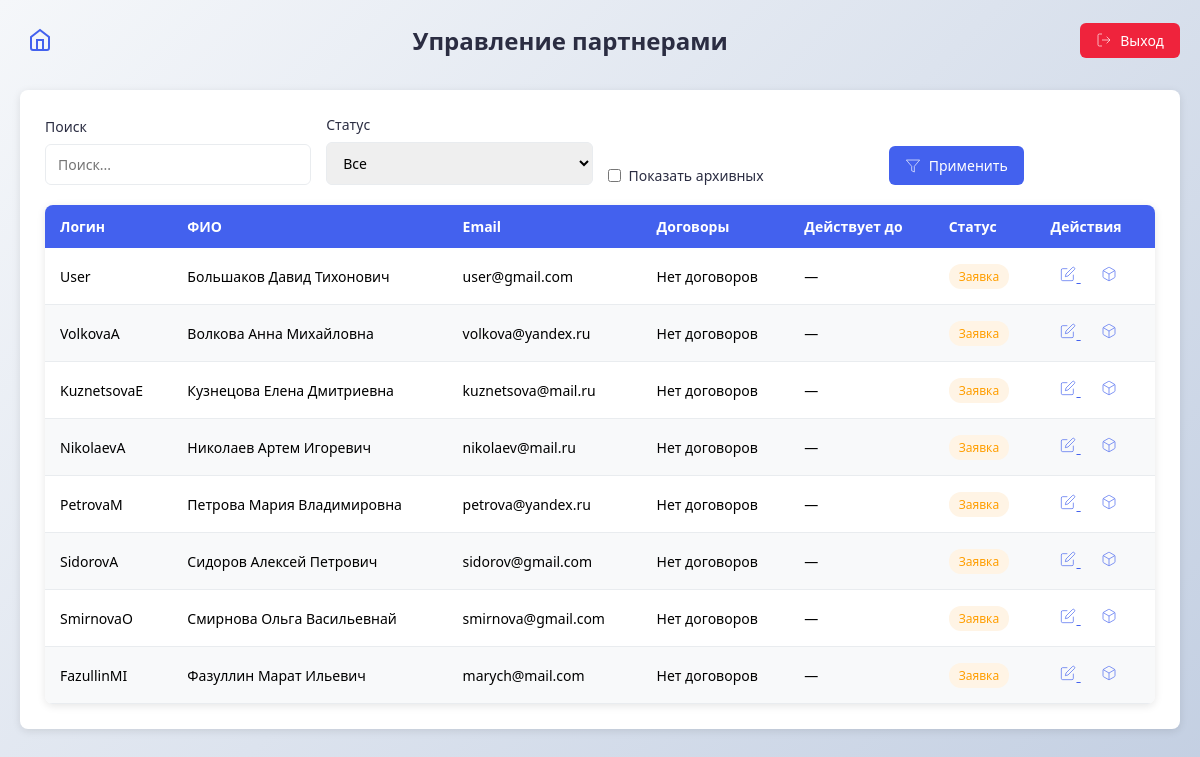
Page /admin/partners.php (signed in) on the earlier database version.
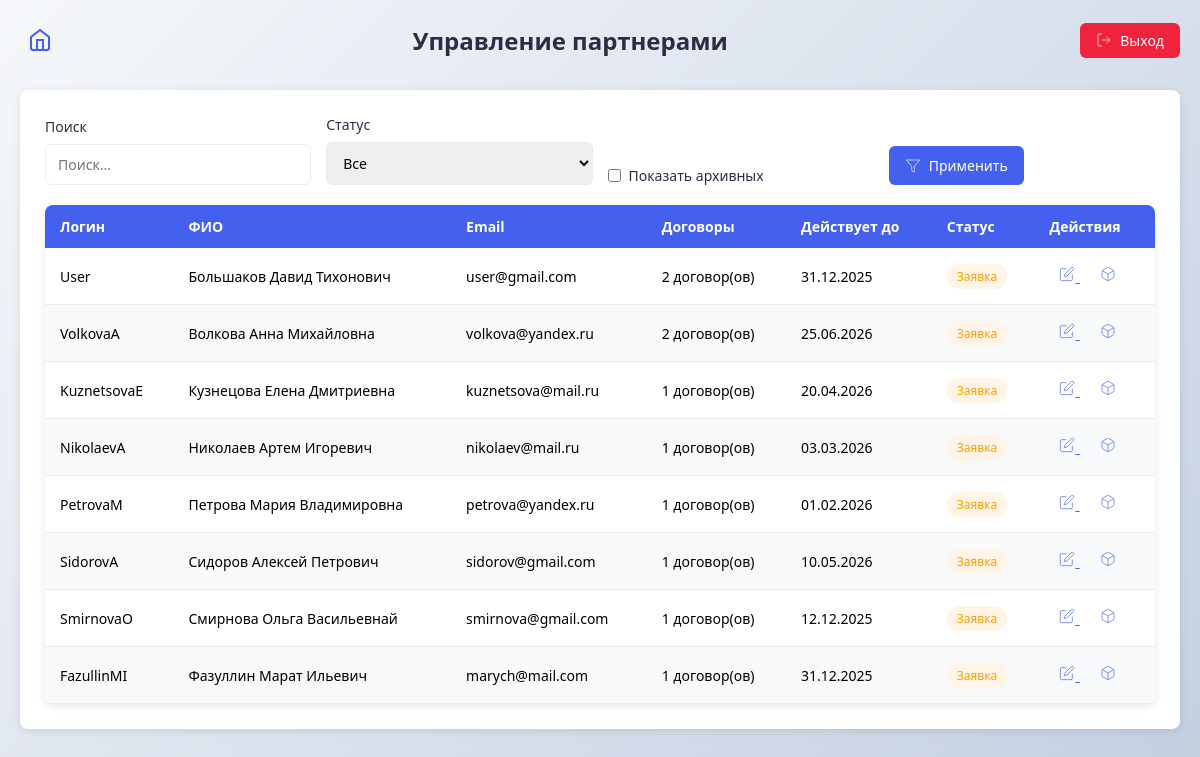
Same page on the later database version.
### tables this page shows
CREATE TABLE `users` (
  `id` bigint UNSIGNED NOT NULL,
  `is_admin` tinyint(1) NOT NULL COMMENT 'яваляется ли администратором',
  `login` varchar(50) NOT NULL,
  `email` varchar(50) NOT NULL COMMENT 'Электронная почта',
  `pass` varchar(255) NOT NULL,
  `is_hashed` tinyint(1) NOT NULL COMMENT 'Зашифрован ли пароль',
  `name` varchar(100) NOT NULL COMMENT 'ФИО пользователя',
  `inn` varchar(12) DEFAULT NULL COMMENT 'ИНН (ФЛ=12, ЮЛ=10)',
  `kpp` varchar(9) DEFAULT NULL COMMENT 'КПП организации (ЮЛ)',
  `director_name` varchar(50) NOT NULL COMMENT 'Имя директора (ЮЛ)',
  `birthday` date DEFAULT NULL COMMENT 'День рождения (ФЛ,ИП)',
  `document_details` varchar(255) NOT NULL COMMENT 'Реквизиты документа (ФЛ,ИП)',
  `ogrn` varchar(13) NOT NULL COMMENT 'ОГРН (ЮЛ)',
  `ogrnip` varchar(15) NOT NULL COMMENT 'ОГРНИП (ИП)',
  `address` varchar(255) NOT NULL COMMENT 'Адрес регистрации',
  `dog_num` varchar(20) NOT NULL COMMENT 'Номер договора',
  `dog_beg_date` date NOT NULL COMMENT 'Дата договора начало',
  `dog_end_date` date NOT NULL COMMENT 'Дата договора конец',
  `phone` varchar(20) NOT NULL COMMENT 'Телефон',
  `tax_form` varchar(50) NOT NULL COMMENT 'Форма налогообложения ',
  `bank_name` varchar(200) NOT NULL COMMENT 'Имя банка',
  `bank_inn` varchar(10) NOT NULL COMMENT 'ИНН банка',
  `bank_bik` varchar(9) NOT NULL COMMENT 'БИК',
  `bank_ks` varchar(20) NOT NULL COMMENT 'к/с',
  `bank_rs` varchar(20) NOT NULL COMMENT 'р/с',
  `bank_verified` tinyint(1) NOT NULL COMMENT 'Банк есть в списках',
  `commission_percentage` int UNSIGNED NOT NULL COMMENT 'Комиссия, %',
  `status` int NOT NULL COMMENT '0-подана заявка, 1-разрешенние админом, 2- заблокирован админом.',
  `is_archived` tinyint(1) NOT NULL COMMENT 'в архиве',
  `archived_date` date DEFAULT NULL,
  `agent_status` tinyint(1) NOT NULL DEFAULT '0' COMMENT 'Статус партнера \r\n0-не определен\r\n1-Физическое лицо\r\n2-Индивидуальный предприниматель\r\n3-Юридическое лицо',
  `privacy_consent` tinyint(1) DEFAULT '0' COMMENT 'Согласие на обработку персональных данных',
  `privacy_consent_date` datetime DEFAULT CURRENT_TIMESTAMP COMMENT 'Дата время согласие на обработку персональных данных',
  `pass_tmp` varchar(50) NOT NULL COMMENT 'Временный пароль на этапе разработки'
);

### admin/partners.php (the view, shortened to what this page needs)
<?php
require_once __DIR__ . '/../includes/db_connect.php';
$showArchived = isset($_GET['archived']) && $_GET['archived'] == '1';
$search = $_GET['search'] ?? '';
$statusFilter = $_GET['status'] ?? 'all';
$sort = $_GET['sort'] ?? 'name';
$order = $_GET['order'] ?? 'asc';
$query = "SELECT u.id, u.login, u.name, u.email, u.status, u.is_archived,
                 COUNT(uc.id) as contract_count,
                 MAX(uc.end_date) as latest_end_date
          FROM users u
          LEFT JOIN user_contracts uc ON u.id = uc.user_id
          WHERE u.is_admin = 0";
if (!$showArchived) $query .= " AND u.is_archived = 0";
$query .= " GROUP BY u.id";
$query .= " ORDER BY $sort $order";
$stmt = $pdo->prepare($query);
$params = [];
$stmt->execute($params);
$partners = $stmt->fetchAll(PDO::FETCH_ASSOC);
?>
<!DOCTYPE html>
<html lang="ru">
<head>
    <link rel="stylesheet" href="partners.css">
</head>
<body>
    <header class="header">
        <div class="header-left">
            <a href="admin-form.html" class="details-icon" title="На главную">
                <svg width="24" height="24" viewBox="0 0 24 24" fill="none" stroke="currentColor">
                    <path d="M3 9l9-7 9 7v11a2 2 0 0 1-2 2H5a2 2 0 0 1-2-2z"></path>
                    <polyline points="9 22 9 12 15 12 15 22"></polyline>
                </svg>
            </a>
        </div>
        <h1>Управление партнерами</h1>
        <a href="?logout=1" class="logout-btn">
            <svg width="16" height="16" viewBox="0 0 24 24" fill="none" stroke="currentColor" style="margin-right: 8px;">
                <path d="M9 21H5a2 2 0 0 1-2-2V5a2 2 0 0 1 2-2h4"></path>
                <polyline points="16 17 21 12 16 7"></polyline>
                <line x1="21" y1="12" x2="9" y2="12"></line>
            </svg>
            Выход
        </a>
    </header>
    <div class="container">
        <div class="filters">
            <div class="filter-group">
                <label for="search">Поиск</label>
                <input type="text" id="search" placeholder="Поиск..." value="<?= htmlspecialchars($search) ?>">
            </div>
            <div class="filter-group">
                <label for="status">Статус</label>
                <select id="status">
                    <option value="all" <?= $statusFilter === 'all' ? 'selected' : '' ?>>Все</option>
                </select>
            </div>
            <div class="filter-group checkbox-group">
                <input type="checkbox" id="showArchived" <?= $showArchived ? 'checked' : '' ?>>
                <label for="showArchived">Показать архивных</label>
            </div>
            <div class="filter-group">
                <button id="applyFilters" class="btn">
                    <svg width="16" height="16" viewBox="0 0 24 24" fill="none" stroke="currentColor" style="margin-right: 8px;">
                        <polygon points="22 3 2 3 10 12.46 10 19 14 21 14 12.46 22 3"></polygon>
                    </svg>
                    Применить
                </button>
            </div>
        </div>
        <table>
            <thead>
                <tr>
                    <th>Логин</th>
                    <th>ФИО</th>
                    <th>Email</th>
                    <th>Договоры</th>
                    <th>Действует до</th>
                    <th>Статус</th>
                    <th>Действия</th>
                </tr>
            </thead>
            <tbody>
                <?php foreach ($partners as $partner):
                    $contractInfo = '';
                    $latestDate = '';
                    if ($partner['contract_count'] > 0) {
                        $contractInfo = $partner['contract_count'] . ' договор(ов)';
                        if ($partner['latest_end_date']) {
                            $latestDate = date('d.m.Y', strtotime($partner['latest_end_date']));
                            $isExpired = strtotime($partner['latest_end_date']) < time();
                        }
                    } else {
                        $contractInfo = 'Нет договоров';
                    }
                ?>
                <tr>
                    <td><?= htmlspecialchars($partner['login']) ?></td>
                    <td><?= htmlspecialchars($partner['name']) ?></td>
                    <td><?= htmlspecialchars($partner['email']) ?></td>
                    <td><?= $contractInfo ?></td>
                    <td <?= isset($isExpired) && $isExpired ? 'style="color: var(--danger); font-weight: bold;"' : '' ?>>
                        <?= $latestDate ?: '—' ?>
                    </td>
                    <td><span class="status status-<?= $partner['status'] ?>">
                        <?= $partner['status'] == 0 ? 'Заявка' : ($partner['status'] == 1 ? 'Одобрен' : 'Заблокирован') ?>
                    </span></td>
                    <td>
                        <a href="partner-edit.php?id=<?= $partner['id'] ?>" class="action-btn edit-btn" title="Редактировать">
                            <svg width="16" height="16" viewBox="0 0 24 24" fill="none" stroke="currentColor">
                                <path d="M11 4H4a2 2 0 0 0-2 2v14a2 2 0 0 0 2 2h14a2 2 0 0 0 2-2v-7"></path>
                                <path d="M18.5 2.5a2.121 2.121 0 0 1 3 3L12 15l-4 1 1-4 9.5-9.5z"></path>
                            </svg>
                        </a>
                        <button class="action-btn archive-btn" data-id="<?= $partner['id'] ?>" title="<?= $partner['is_archived'] ? 'Восстановить' : 'В архив' ?>">
                        </button>
                    </td>
                </tr>
                <?php endforeach; ?>
            </tbody>
        </table>
    </div>
</body>
</html>

### admin/partners.css (style rules this page uses)
:root { --primary: #4361ee; --primary-dark: #3a56d4; --text: #2b2d42; --text-light: #6c757d; --light: #f8f9fa; --light-gray: #e9ecef; --gray: #adb5bd; --danger: #ef233c; --success: #16a34a; --warning: #ff9e00; --white: #ffffff; --shadow: 0 2px 8px rgba(0, 0, 0, 0.1); }
* { box-sizing: border-box; margin: 0; padding: 0; font-family: 'Segoe UI', Tahoma, Geneva, Verdana, sans-serif; }
body { background: linear-gradient(135deg, #f5f7fa 0%, #c3cfe2 100%); min-height: 100vh; padding: 20px; }
.header { display: flex; justify-content: space-between; align-items: center; margin-bottom: 30px; gap: 20px; }
.header-left { display: flex; align-items: center; }
.details-icon { color: var(--primary); display: flex; align-items: center; justify-content: center; width: 40px; height: 40px; border-radius: 8px; transition: all 0.2s; text-decoration: none; }
.details-icon svg { width: 24px; height: 24px; stroke-width: 2; }
.header h1 { font-size: 24px; color: var(--text); margin: 0; flex: 1; text-align: center; }
.logout-btn { display: inline-flex; align-items: center; padding: 8px 16px; background: var(--danger); color: white; border: none; border-radius: 6px; cursor: pointer; font-weight: 500; transition: background 0.2s; text-decoration: none; font-size: 14px; }
.container { background: white; border-radius: 8px; box-shadow: var(--shadow); padding: 25px; overflow-x: auto; }
.filters { display: flex; flex-wrap: wrap; gap: 15px; margin-bottom: 20px; align-items: flex-end; }
.filter-group { flex: 1; min-width: 200px; }
.filter-group label { display: block; margin-bottom: 8px; font-weight: 500; color: var(--text); font-size: 14px; }
.filter-group input, .filter-group select { width: 100%; padding: 10px 12px; border: 1px solid var(--light-gray); border-radius: 6px; font-size: 14px; transition: border-color 0.2s; }
.checkbox-group { display: flex; align-items: center; gap: 8px; }
.checkbox-group input { width: auto; }
.checkbox-group label { margin-bottom: 0; }
.btn { display: inline-flex; align-items: center; justify-content: center; padding: 10px 16px; background: var(--primary); color: white; border: none; border-radius: 6px; cursor: pointer; font-weight: 500; transition: background 0.2s; font-size: 14px; }
table { width: 100%; border-collapse: collapse; margin-top: 20px; font-size: 14px; box-shadow: var(--shadow); border-radius: 8px; overflow: hidden; }
th { background: var(--primary); color: white; padding: 12px 15px; text-align: left; font-weight: 600; }
td { padding: 12px 15px; border-bottom: 1px solid var(--light-gray); }
tr:nth-child(even) { background-color: var(--light); }
.status { display: inline-block; padding: 4px 10px; border-radius: 12px; font-size: 12px; font-weight: 500; }
.status-0 { background: #fff4e5; color: var(--warning); }
.action-btn { background: none; border: none; cursor: pointer; font-size: 16px; color: var(--primary); margin: 0 5px; padding: 5px; border-radius: 4px; transition: all 0.2s; }

Differences in the rows shown:
changed users "User": contractInfo "Нет договоров" → "2 договор(ов)"; latestDate "—" → "31.12.2025"
changed users "VolkovaA": contractInfo "Нет договоров" → "2 договор(ов)"; latestDate "—" → "25.06.2026"
changed users "KuznetsovaE": contractInfo "Нет договоров" → "1 договор(ов)"; latestDate "—" → "20.04.2026"
changed users "NikolaevA": contractInfo "Нет договоров" → "1 договор(ов)"; latestDate "—" → "03.03.2026"
changed users "PetrovaM": contractInfo "Нет договоров" → "1 договор(ов)"; latestDate "—" → "01.02.2026"
changed users "SidorovA": contractInfo "Нет договоров" → "1 договор(ов)"; latestDate "—" → "10.05.2026"
changed users "SmirnovaO": contractInfo "Нет договоров" → "1 договор(ов)"; latestDate "—" → "12.12.2025"
changed users "FazullinMI": contractInfo "Нет договоров" → "1 договор(ов)"; latestDate "—" → "31.12.2025"
